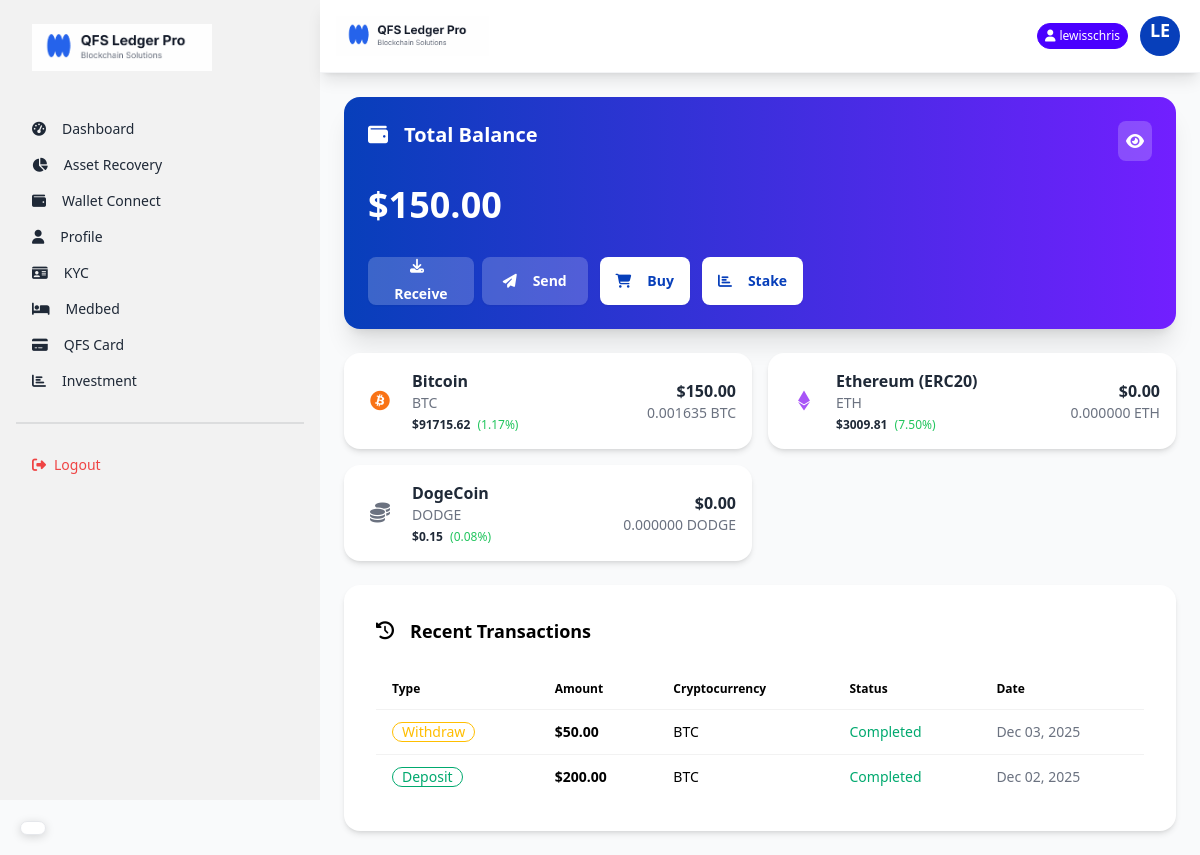
Before: /dashboard/ (signed in) with the older database file.
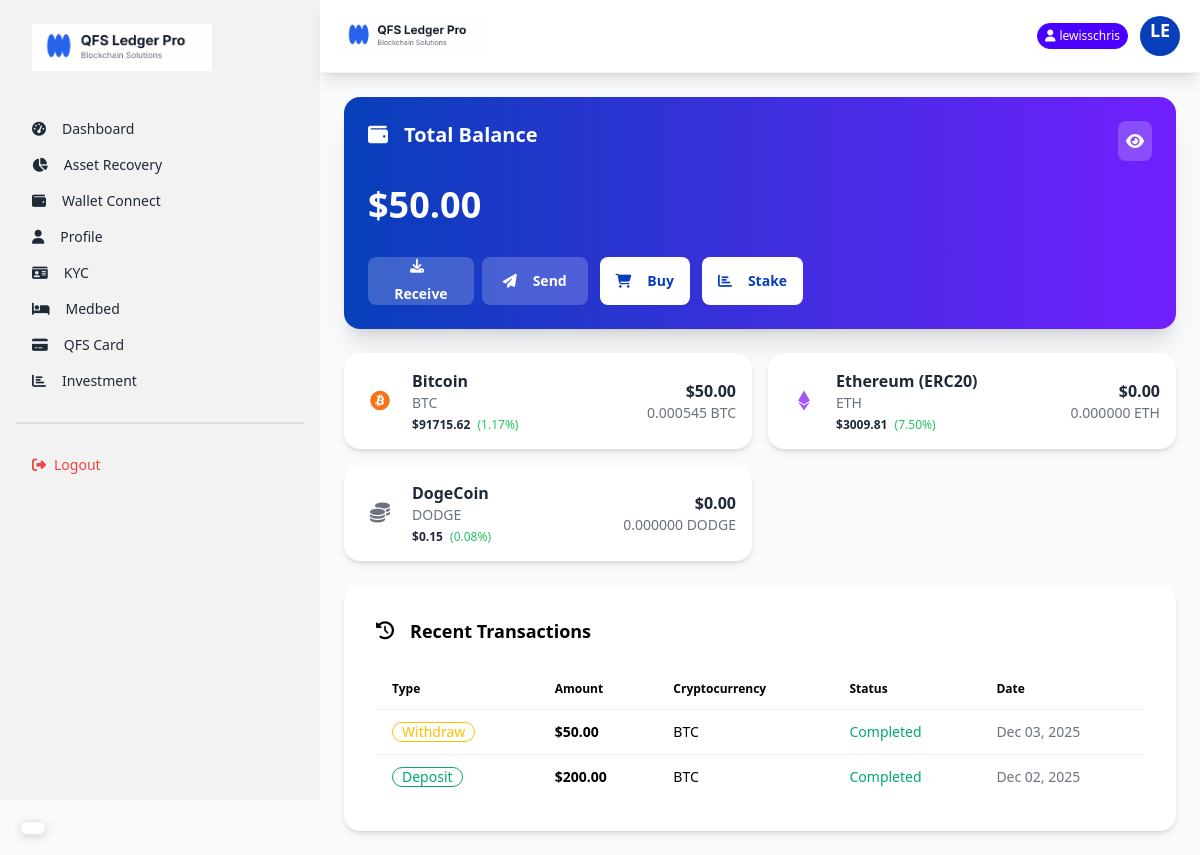
After: the same page with the newer database file.
### core/models.py (models this page shows, shortened)
class TotalBalance(models.Model):
    user = models.OneToOneField(User, on_delete=models.CASCADE)
    total_usd_balance = models.DecimalField(max_digits=20, decimal_places=2, default=0)
    last_updated = models.DateTimeField(auto_now=True)
    def calculate_total_balance(self):
        holdings = UserCryptoHolding.objects.filter(user=self.user)
        total = sum(holding.amount_in_usd for holding in holdings)
        self.total_usd_balance = total
        self.save()
        return total

class Crytocurrency(models.Model):
    name = models.CharField(max_length=50)
    symbol = models.CharField(max_length=10)
    logo = models.ImageField(upload_to='crypto_logos/', blank=True, null=True)
    coin_price = models.DecimalField(max_digits=20, decimal_places=2)
    market_percentage = models.DecimalField(max_digits=5, decimal_places=2)
    created_at = models.DateTimeField(auto_now_add=True)
    def get_icon_class(self):
        icon_map = {
            'BTC': 'fab fa-bitcoin text-orange-500',
            'ETH': 'fab fa-ethereum text-purple-500',
            'BNB': 'fab fa-bnb text-yellow-500',
            'XRP': 'fas fa-x text-black',
            'ADA': 'fab fa-ada text-blue-500',
            'DOGE': 'fab fa-dogecoin text-yellow-400',
        }
        return icon_map.get(self.symbol, 'fas fa-coins text-gray-500')

class UserCryptoHolding(models.Model):
    user = models.ForeignKey(User, on_delete=models.CASCADE)
    cryptocurrency = models.ForeignKey(Crytocurrency, on_delete=models.CASCADE)
    amount_in_usd = models.DecimalField(max_digits=20, decimal_places=2)
    amount = models.DecimalField(max_digits=20, decimal_places=8)
    acquired_at = models.DateTimeField(auto_now_add=True)

### core/views.py (the view)
# urls.py: path('dashboard/', views.dashboard_view, name='dashboard'),
@login_required
def dashboard_view(request):
    user = request.user
    total_balance_obj, created = TotalBalance.objects.get_or_create(user=user)
    total_balance_obj.calculate_total_balance()
    all_cryptos = Crytocurrency.objects.all()
    user_holdings = UserCryptoHolding.objects.filter(user=user)
    holdings_map = {h.cryptocurrency_id: h for h in user_holdings}
    crypto_data = []
    for crypto in all_cryptos:
        holding = holdings_map.get(crypto.id)
        crypto_data.append({
            'cryptocurrency': crypto,
            'amount': holding.amount if holding else 0,
            'amount_in_usd': holding.amount_in_usd if holding else 0,
        })
    recent_deposits = Deposit.objects.filter(user=user).order_by('-created_at')[:5]
    recent_withdrawals = Withdrawal.objects.filter(user=user).order_by('-created_at')[:5]
    recent_transactions = sorted(
        list(recent_deposits) + list(recent_withdrawals),
        key=lambda x: x.created_at,
        reverse=True
    )[:5]
    try:
        kyc_status = user.kyc.status
    except:
        kyc_status = 'not_submitted'
    wallet_connected = hasattr(user, 'connectwallet')
    context = {
        'total_balance': total_balance_obj,
        'crypto_data': crypto_data,
        'recent_transactions': recent_transactions,
        'kyc_status': kyc_status,
        'wallet_connected': wallet_connected,
    }
    return render(request, 'dashboard.html', context)

### core/templates/dashboard.html (shortened to what the changed rows need)
{% extends "layout.html" %}
{% load static %}
{% block content %}
<main class="flex-1 p-4 md:p-6">
    <div class="card bg-gradient-to-r from-primary to-secondary text-white shadow-xl mb-6">
        <div class="card-body p-4 md:p-6">
            <div class="flex justify-between items-start mb-4">
                <h2 class="card-title text-lg md:text-xl">
                    <i class="fas fa-wallet mr-2"></i>
                    Total Balance
                </h2>
                <div class="bg-white bg-opacity-20 p-2 rounded-lg cursor-pointer" onclick="toggleBalance()">
                </div>
            </div>
            <p class="text-2xl md:text-4xl font-bold mb-6" id="total-balance">
                ${{ total_balance.total_usd_balance|stringformat:".2f" }}
            </p>
            <div class="flex flex-col md:flex-row gap-3">
                <div class="flex justify-between gap-2">
                </div>
                <a href="{% url 'buy_crypto' %}" class="btn btn-sm md:btn-md bg-white text-primary border-none font-bold">
                </a>
                <a href="{% url 'investment_plans' %}" class="btn btn-sm md:btn-md bg-white text-primary border-none font-bold">
                </a>
            </div>
        </div>
    </div>
    <div class="grid grid-cols-1 md:grid-cols-2 gap-4 mb-6" id="crypto-cards">
        {% for item in crypto_data %}
        <div class="card bg-white shadow-md">
            <div class="card-body p-4">
                <div class="flex justify-between items-center">
                    <div class="flex items-center">
                        <div class="avatar placeholder mr-3">
                            <div class="bg-neutral-focus text-neutral-content rounded-full w-10">
                                <i class="{{ item.cryptocurrency.get_icon_class }} text-xl"></i>
                            </div>
                        </div>
                        <div>
                            <h3 class="font-bold">{{ item.cryptocurrency.name }}</h3>
                            <p class="text-sm text-gray-500">{{ item.cryptocurrency.symbol }}</p>
                            <div class="text-xs mt-1">
                                <span class="font-semibold">${{ item.cryptocurrency.coin_price }}</span>
                                <span class="text-green-500 ml-1">({{ item.cryptocurrency.market_percentage }}%)</span>
                            </div>
                        </div>
                    </div>
                    <div class="text-right">
                        <p class="font-bold">${{ item.amount_in_usd|stringformat:".2f" }}</p>
                        <p class="text-sm text-gray-500">{{ item.amount|stringformat:".6f" }} {{ item.cryptocurrency.symbol }}</p>
                    </div>
                </div>
            </div>
        </div>
        {% endfor %}
    </div>
    <div class="card bg-white shadow-md">
        <div class="card-body">
            <div class="overflow-x-auto">
                <table class="table table-auto w-full text-dark">
                    <thead>
                        <tr>
                            <th class="text-dark">Type</th>
                            <th class="text-dark">Amount</th>
                            <th class="text-dark">Cryptocurrency</th>
                            <th class="text-dark">Status</th>
                            <th class="text-dark">Date</th>
                        </tr>
                    </thead>
                </table>
            </div>
        </div>
    </div>
</main>
{% endblock %}

Changed rows visible on the page:
changed TotalBalance: total_usd_balance "150.00" → "50.00"
changed through a linked row, Crytocurrency "Bitcoin": amount_in_usd "150.00" → "50.00"; amount "0.001635" → "0.000545"
